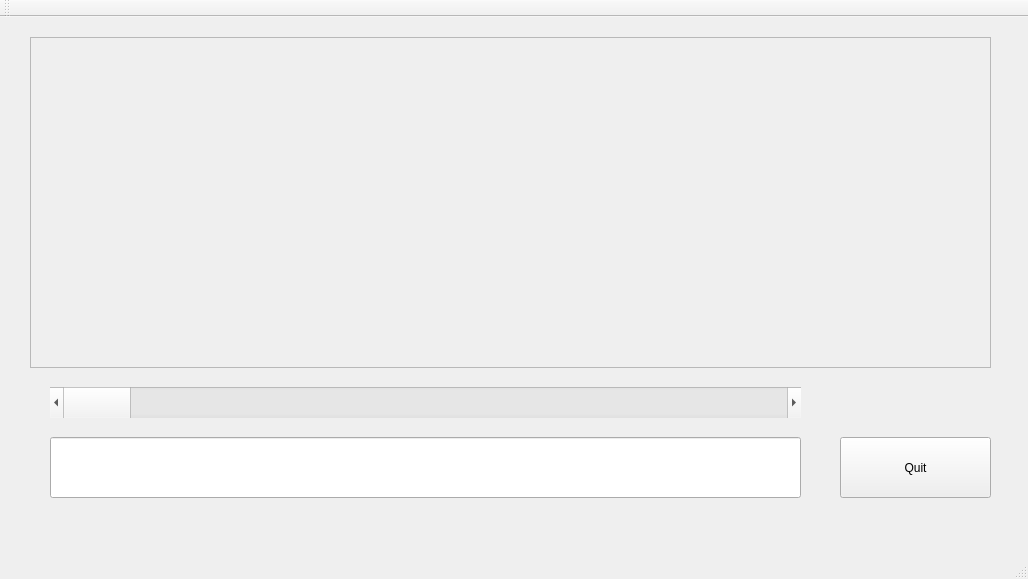
<?xml version="1.0" encoding="UTF-8"?>
<ui version="4.0">
 <class>MainWindow</class>
 <widget class="QMainWindow" name="MainWindow">
  <property name="geometry">
   <rect>
    <x>0</x>
    <y>0</y>
    <width>1028</width>
    <height>579</height>
   </rect>
  </property>
  <property name="windowTitle">
   <string>MainWindow</string>
  </property>
  <widget class="QWidget" name="centralWidget">
   <widget class="QFrame" name="frame">
    <property name="geometry">
     <rect>
      <x>30</x>
      <y>20</y>
      <width>961</width>
      <height>331</height>
     </rect>
    </property>
    <property name="frameShape">
     <enum>QFrame::StyledPanel</enum>
    </property>
    <property name="frameShadow">
     <enum>QFrame::Raised</enum>
    </property>
   </widget>
   <widget class="QLineEdit" name="lineEdit">
    <property name="geometry">
     <rect>
      <x>50</x>
      <y>420</y>
      <width>751</width>
      <height>61</height>
     </rect>
    </property>
   </widget>
   <widget class="QPushButton" name="pushButton">
    <property name="geometry">
     <rect>
      <x>840</x>
      <y>420</y>
      <width>151</width>
      <height>61</height>
     </rect>
    </property>
    <property name="text">
     <string>Quit</string>
    </property>
   </widget>
   <widget class="QScrollBar" name="horizontalScrollBar">
    <property name="geometry">
     <rect>
      <x>50</x>
      <y>370</y>
      <width>751</width>
      <height>31</height>
     </rect>
    </property>
    <property name="orientation">
     <enum>Qt::Horizontal</enum>
    </property>
   </widget>
  </widget>
  <widget class="QMenuBar" name="menuBar">
   <property name="geometry">
    <rect>
     <x>0</x>
     <y>0</y>
     <width>1028</width>
     <height>26</height>
    </rect>
   </property>
  </widget>
  <widget class="QToolBar" name="mainToolBar">
   <attribute name="toolBarArea">
    <enum>TopToolBarArea</enum>
   </attribute>
   <attribute name="toolBarBreak">
    <bool>false</bool>
   </attribute>
  </widget>
  <widget class="QStatusBar" name="statusBar"/>
 </widget>
 <layoutdefault spacing="6" margin="11"/>
 <resources/>
 <connections/>
</ui>
